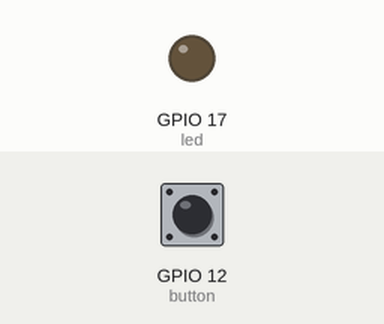
Bench run of a program on a simulated Raspberry Pi (BCM pin numbers). On the bench: output pins drawn as LEDs (lit = HIGH). The test bench sets the inputs (shaded band); at power-on: GPIO 12 (button) HIGH.

Above: at 1.2 s.
1.3 s: GPIO 12 (button) pulled LOW for 0.15 s
At 2.0 s:
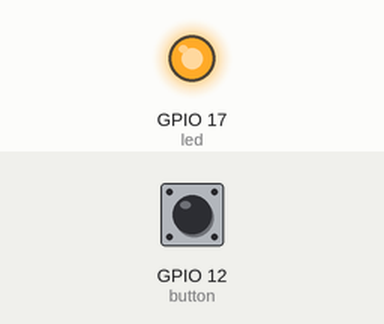
2.9 s: GPIO 12 (button) pulled LOW for 1 s
At 3.2 s:
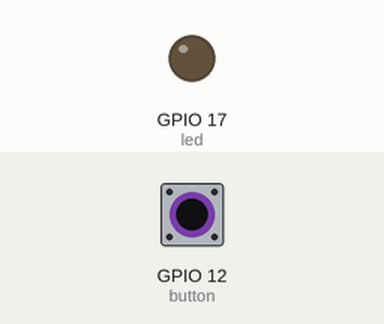
5.4 s: GPIO 12 (button) pulled LOW for 3.2 s
At 6.3 s:
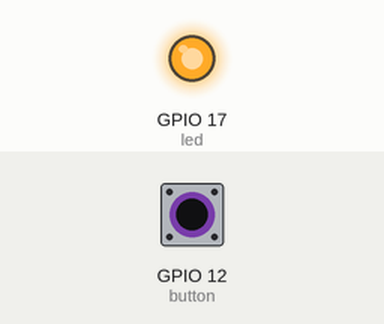
Timing chart, 0 to 8.4 s (numbered marks = the images above; inputs shaded):
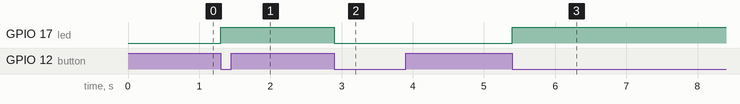

Measured:
- after the input at 1.3 s, GPIO 17 (led): LOW → HIGH at once
- after the input at 2.9 s, GPIO 17 (led): HIGH → LOW at once
- after the input at 5.4 s, GPIO 17 (led): LOW → HIGH at once

The program:

gpiomission22.py
```python
from gpiozero import LED, Button
from signal import pause

led = LED(17)       # GPIO 17번에 LED 연결
button = Button(12)  # GPIO 2번에 버튼 연결

def toggle_led():
    led.toggle()  # LED 상태 반전 (켜져 있으면 끄고, 꺼져 있으면 켬)

button.when_pressed = toggle_led  # 버튼 눌릴 때 실행

pause()  # 프로그램을 계속 실행 상태로 유지
```
